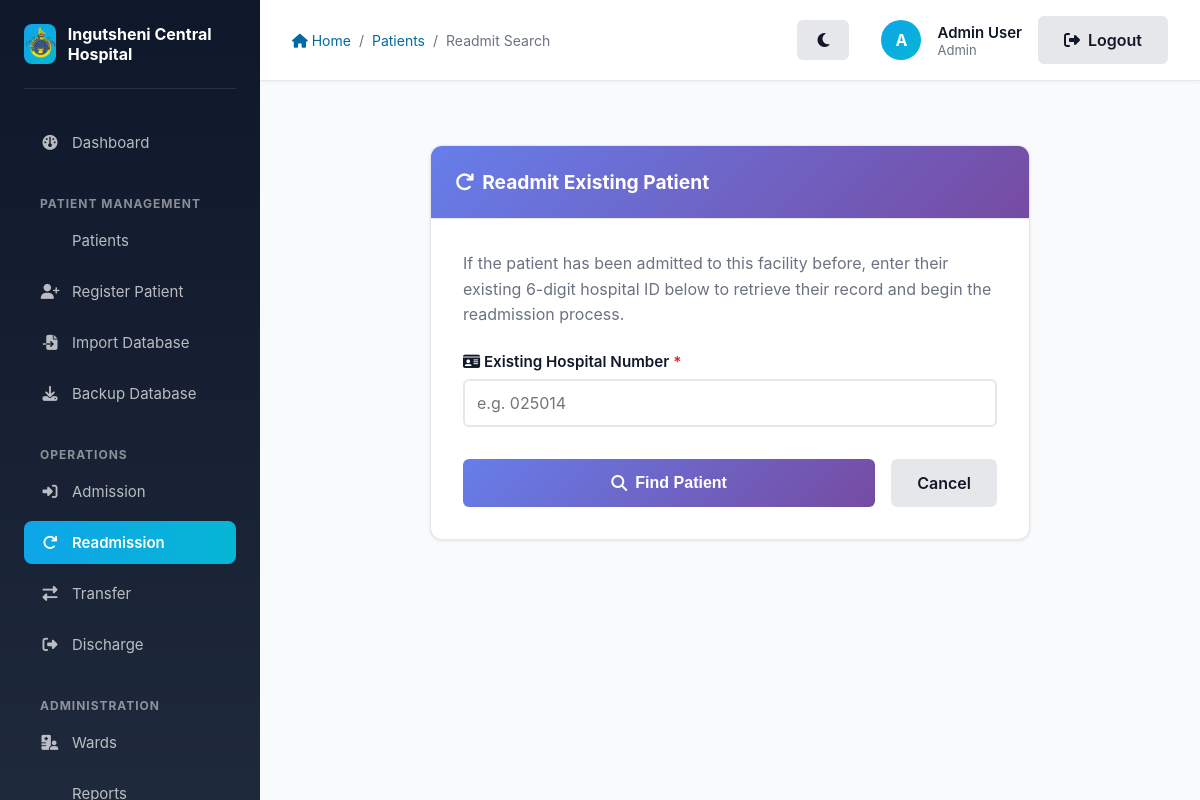
The app's page /patient/readmit (signed in) with its own data.
### app/models/models.py (models this page shows)
class User(db.Model, UserMixin):
    __tablename__ = 'users'
    id = db.Column(db.Integer, primary_key=True)
    name = db.Column(db.String(100), nullable=False)
    email = db.Column(db.String(120), unique=True, nullable=False)
    password_hash = db.Column(db.String(128), nullable=False)
    role_id = db.Column(db.Integer, db.ForeignKey('roles.id'), nullable=False)
    ward_id = db.Column(db.Integer, db.ForeignKey('wards.id'), nullable=True)

class Role(db.Model):
    __tablename__ = 'roles'
    id = db.Column(db.Integer, primary_key=True)
    name = db.Column(db.String(50), unique=True, nullable=False)
    users = db.relationship('User', backref='role_obj', lazy=True)

### app/patients/routes.py (the view, shortened to what this page needs)
@patients.route('/patient/readmit', methods=['GET', 'POST'])
@login_required
def readmit_patient():
    role = current_user.role_obj.name
    if role not in ['Admin', 'CMO', 'Sister In Charge']:
        flash('You do not have permission to readmit patients.', 'danger')
        return redirect(url_for('patients.list_patients'))
    form = ReadmissionForm()
    return render_template('patients/readmit.html', title='Find Patient for Readmission', form=form)

### app/patients/forms.py
class ReadmissionForm(FlaskForm):
    hospital_id = StringField('Existing Hospital Number', validators=[DataRequired(), Length(min=6, max=6)])
    submit = SubmitField('Find Patient')

### app/models/models.py (called while the page is built)
@login_manager.user_loader
def load_user(user_id):
    return User.query.get(int(user_id))

### app/templates/patients/readmit.html (shortened to what this page needs)
{% extends "layout.html" %}
{% block breadcrumb %}
    <a href="{{ url_for('main.index') }}"><i class="fas fa-home"></i> Home</a>
    <span>/</span>
    <a href="{{ url_for('patients.list_patients') }}">Patients</a>
    <span>/</span>
    <span>Readmit Search</span>
{% endblock %}
{% block content %}
<div class="card" style="max-width: 600px; margin: 2rem auto;">
    <div class="card-header" style="background: linear-gradient(135deg, #10b981 0%, #059669 100%);">
        <h2 class="card-title" style="color: white; margin: 0; font-size: 1.25rem;"><i class="fas fa-redo"></i> Readmit Existing Patient</h2>
    </div>
    <div class="card-body" style="padding: 2rem;">
        <p class="text-muted" style="margin-bottom: 1.5rem; line-height: 1.6;">
            If the patient has been admitted to this facility before, enter their existing 6-digit hospital ID below to retrieve their record and begin the readmission process.
        </p>
        <form method="POST" novalidate>
            <div class="form-group" style="margin-bottom: 1.5rem;">
                <label for="hospital_id" class="form-label required" style="font-weight: 600; margin-bottom: 0.5rem; display: block;">
                    <i class="fas fa-id-card"></i> Existing Hospital Number
                </label>
                {{ form.hospital_id(class="form-control" + (" form-error" if form.hospital_id.errors else ""), placeholder="e.g. 025014", style="font-size: 1.1rem; padding: 0.75rem; border: 2px solid #e2e8f0; border-radius: 0.375rem;") }}
            </div>
            <div style="display: flex; gap: 1rem; margin-top: 2rem;">
                <button type="submit" class="btn btn-primary" style="flex: 1; background: linear-gradient(135deg, #10b981 0%, #059669 100%); border: none; padding: 0.75rem; border-radius: 0.375rem; color: white; font-weight: 600; cursor: pointer; display: flex; justify-content: center; align-items: center; gap: 0.5rem;">
                    <i class="fas fa-search"></i> Find Patient
                </button>
                <a href="{{ url_for('patients.list_patients') }}" class="btn btn-secondary" style="padding: 0.75rem 1.5rem; border: 1px solid #cbd5e1; border-radius: 0.375rem; color: #475569; background: #f8fafc; text-decoration: none; font-weight: 600; text-align: center;">
                    Cancel
                </a>
            </div>
        </form>
    </div>
</div>
{% endblock %}

### app/templates/layout.html (shortened to what this page needs)
<!DOCTYPE html>
<html lang="en">
<head>
    <link rel="stylesheet" href="{{ url_for('static', filename='style.css') }}">
    <link rel="stylesheet" href="https://cdnjs.cloudflare.com/ajax/libs/font-awesome/6.4.0/css/all.min.css">
</head>
<body>
    <aside class="sidebar no-print" id="sidebar">
        <div class="sidebar-header">
            <div class="sidebar-logo">
                <img src="{{ url_for('static', filename='images/logo.png') }}" alt="Ingutsheni Central Hospital Logo">
            </div>
            <div class="sidebar-title">Ingutsheni Central Hospital</div>
        </div>
        <nav class="sidebar-nav">
            <li><a href="{{ url_for('main.index') }}" class="{% if request.endpoint == 'main.index' %}active{% endif %}">
                <i class="fas fa-dashboard"></i> Dashboard
            </a></li>
        </nav>
        {% if current_user.is_authenticated %}
            <div class="sidebar-section-title">Patient Management</div>
            <nav class="sidebar-nav">
                <li><a href="{{ url_for('patients.list_patients') }}" class="{% if request.endpoint == 'patients.list_patients' %}active{% endif %}">
                     Patients
                </a></li>
                <li><a href="{{ url_for('patients.register_patient') }}" class="{% if request.endpoint == 'patients.register_patient' %}active{% endif %}">
                    <i class="fas fa-user-plus"></i> Register Patient
                </a></li>
                {% if current_user.role_obj.name in ['Admin', 'CMO'] %}
                <li><a href="{{ url_for('patients.import_database') }}" class="{% if request.endpoint == 'patients.import_database' %}active{% endif %}">
                    <i class="fas fa-file-import"></i> Import Database
                </a></li>
                <li><a href="{{ url_for('patients.backup_database') }}" class="{% if request.endpoint == 'patients.backup_database' %}active{% endif %}">
                    <i class="fas fa-download"></i> Backup Database
                </a></li>
                {% endif %}
            </nav>
            <div class="sidebar-section-title">Operations</div>
            <nav class="sidebar-nav">
                <li><a href="{{ url_for('patients.list_patients') }}" class="{% if request.endpoint == 'patients.admit_patient' %}active{% endif %}">
                    <i class="fas fa-sign-in-alt"></i> Admission
                </a></li>
                <li><a href="{{ url_for('patients.readmit_patient') }}" class="{% if request.endpoint in ['patients.readmit_patient', 'patients.readmit_patient_details'] %}active{% endif %}">
                    <i class="fas fa-redo"></i> Readmission
                </a></li>
                <li><a href="{{ url_for('patients.list_patients') }}" class="{% if request.endpoint == 'transfers.transfer_patient' %}active{% endif %}">
                    <i class="fas fa-exchange-alt"></i> Transfer
                </a></li>
                <li><a href="{{ url_for('patients.list_patients') }}" class="{% if request.endpoint == 'patients.discharge_patient' %}active{% endif %}">
                    <i class="fas fa-sign-out-alt"></i> Discharge
                </a></li>
            </nav>
            <div class="sidebar-section-title">Administration</div>
            <nav class="sidebar-nav">
                <li><a href="{{ url_for('wards.list_wards') }}" class="{% if request.endpoint == 'wards.list_wards' %}active{% endif %}">
                    <i class="fas fa-hospital-user"></i> Wards
                </a></li>
                <li><a href="{{ url_for('reports.view_reports') }}" class="{% if request.endpoint == 'reports.view_reports' %}active{% endif %}">
                </a></li>
            </nav>
        {% endif %}
    </aside>
    <div class="main-content">
        <div class="top-bar no-print">
            <div class="top-bar-left">
                <div class="breadcrumb">
                    {% block breadcrumb %}{% endblock %}
                </div>
            </div>
            <div class="top-bar-right" style="display: flex; align-items: center; gap: 1rem;">
                <div style="display: flex; align-items: center; gap: 1rem; margin-right: 1rem;">
                    <button id="themeToggle" class="btn btn-secondary btn-sm" title="Toggle Dark/Light Mode" style="border-radius: 50%; width: 40px; height: 40px; padding: 0;">
                        <i class="fas fa-moon"></i>
                    </button>
                </div>
                {% if current_user.is_authenticated %}
                    <div class="user-menu">
                        <div class="user-avatar" title="{{ current_user.name }}">
                            {{ current_user.name[0].upper() }}
                        </div>
                        <div class="user-info">
                            <div class="user-name">{{ current_user.name }}</div>
                            <div class="user-role">{{ current_user.role_obj.name }}</div>
                        </div>
                    </div>
                    <a href="{{ url_for('auth.logout') }}" class="btn btn-secondary btn-sm">
                        <i class="fas fa-sign-out-alt"></i> Logout
                    </a>
                {% else %}
                    <a href="{{ url_for('auth.login') }}" class="btn btn-primary btn-sm">
                        <i class="fas fa-sign-in-alt"></i> Login
                    </a>
                {% endif %}
            </div>
        </div>
        <div class="page-content">
            {% block content %}{% endblock %}
        </div>
    </div>
</body>
</html>

### app/static/style.css (style rules this page uses)
:root { --primary: #0369a1; --primary-light: #0ea5e9; --primary-dark: #075985; --success: #16a34a; --success-light: #22c55e; --danger: #dc2626; --warning: #f59e0b; --info: #3b82f6; --neutral: #6b7280; --gray-50: #f9fafb; --gray-100: #f3f4f6; --gray-200: #e5e7eb; --gray-300: #d1d5db; --gray-400: #9ca3af; --gray-500: #6b7280; --gray-600: #4b5563; --gray-700: #374151; --gray-800: #1f2937; --gray-900: #111827; --body-bg: var(--gray-50); --card-bg: #ffffff; --sidebar-bg: linear-gradient(180deg, #0f172a 0%, #1e293b 100%); --topbar-bg: #ffffff; --text-main: var(--gray-900); --text-muted: var(--gray-500); --border-color: var(--gray-200); }
* { margin: 0; padding: 0; box-sizing: border-box; }
body { font-family: -apple-system, BlinkMacSystemFont, 'Segoe UI', 'Roboto', 'Oxygen', 'Ubuntu', 'Cantarell', 'Fira Sans', 'Droid Sans', 'Helvetica Neue', sans-serif; -webkit-font-smoothing: antialiased; -moz-osx-font-smoothing: grayscale; background-color: var(--body-bg); color: var(--text-main); }
.card { background-color: var(--card-bg); border: 1px solid var(--border-color); }
.card-header, .card-footer { background-color: var(--gray-100); border-color: var(--border-color); }
.top-bar { background-color: var(--topbar-bg) !important; border-color: var(--border-color) !important; }
.sidebar { background: var(--sidebar-bg) !important; }
.btn { display: inline-flex; align-items: center; justify-content: center; padding: 0.625rem 1.25rem; border-radius: 0.5rem; font-weight: 600; font-size: 0.9375rem; border: none; cursor: pointer; transition: all 0.2s ease; text-decoration: none; gap: 0.5rem; }
.btn-primary { background-color: var(--primary); color: white; }
.btn-secondary { background-color: var(--gray-300); color: var(--gray-800); }
.btn-sm { padding: 0.375rem 0.75rem; font-size: 0.8125rem; }
.form-group { margin-bottom: 1.5rem; }
.form-label { display: block; margin-bottom: 0.5rem; font-weight: 600; color: var(--gray-700); font-size: 0.9375rem; }
.form-control { width: 100%; padding: 0.625rem 1rem; border: 1px solid var(--border-color); background-color: var(--card-bg); color: var(--text-main); border-radius: 0.5rem; font-size: 0.9375rem; transition: border-color 0.2s, box-shadow 0.2s; font-family: inherit; }
.form-label { display: block; margin-bottom: 0.5rem; font-weight: 600; color: var(--text-main); font-size: 0.9375rem; }
.card { background-color: white; border-radius: 0.75rem; box-shadow: 0 1px 3px rgba(0, 0, 0, 0.1); overflow: hidden; transition: all 0.2s ease; }
.card-header { padding: 1.5rem; border-bottom: 1px solid var(--gray-200); background-color: var(--gray-50); }
.card-body { padding: 1.5rem; }
.card-title { font-size: 1.25rem; font-weight: 700; color: var(--gray-900); margin: 0; }
.text-muted { color: var(--gray-500); }
.form-control { font-size: 1rem !important; padding: 0.75rem !important; border: 2px solid var(--border-color) !important; border-radius: 6px !important; transition: all 0.3s ease !important; font-family: inherit !important; }
.form-group { margin-bottom: 1.5rem !important; }
.form-label { display: block !important; margin-bottom: 0.5rem !important; font-weight: 600 !important; color: var(--text-main) !important; font-size: 0.95rem !important; }
.form-label.required::after { content: " *" !important; color: var(--danger) !important; }
.btn { font-size: 1rem !important; font-weight: 600 !important; padding: 0.75rem 1.5rem !important; border: none !important; border-radius: 6px !important; cursor: pointer !important; transition: all 0.3s ease !important; display: inline-flex !important; align-items: center !important; gap: 0.5rem !important; text-decoration: none !important; }
.btn-primary { background: linear-gradient(135deg, #667eea 0%, #764ba2 100%) !important; color: white !important; }
.btn-secondary { background: var(--gray-200) !important; color: var(--text-main) !important; border: 2px solid var(--border-color) !important; }
.card-header { background: linear-gradient(135deg, #667eea 0%, #764ba2 100%) !important; color: white !important; padding: 1.5rem !important; border-radius: 8px 8px 0 0 !important; }
.card-header h2 { margin: 0 !important; font-size: 1.2rem !important; display: flex !important; align-items: center !important; gap: 0.5rem !important; }
.card-body { padding: 2rem !important; }

### records on screen
User: name "A", name "Admin User"
Role: role_obj.name "Admin"
